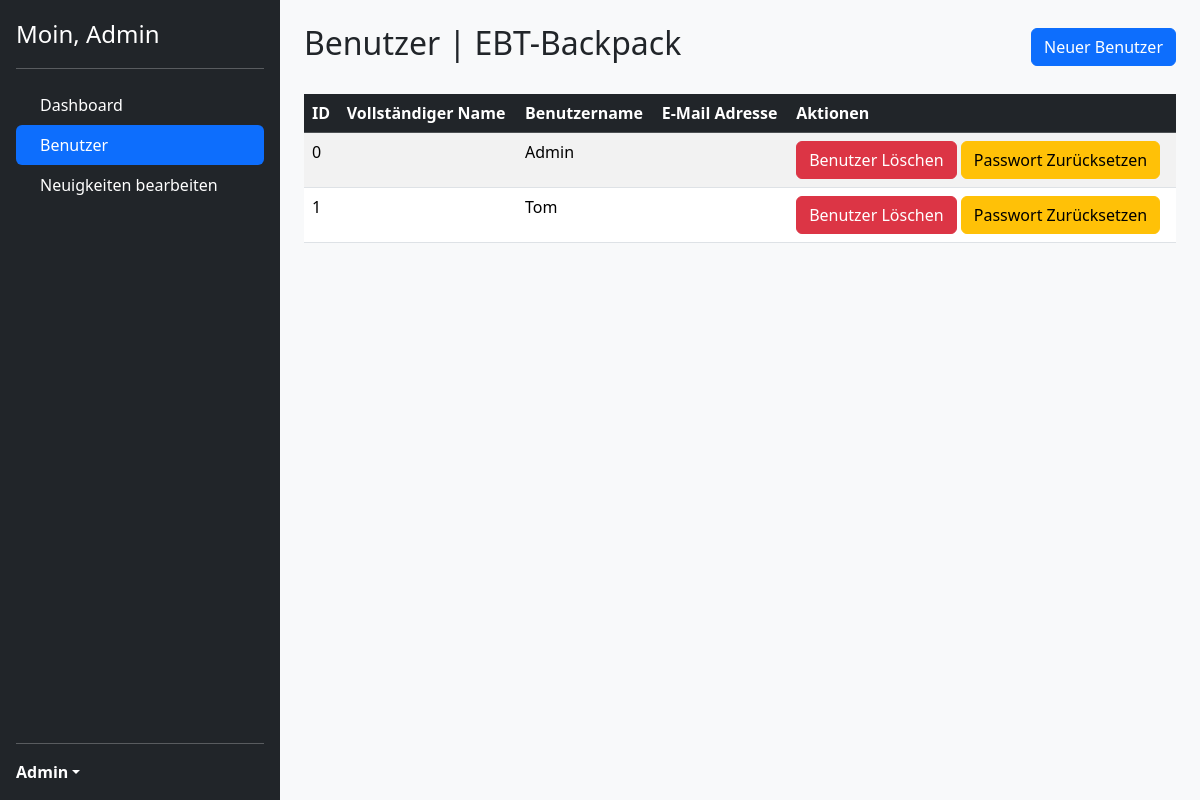
Page /admin/users (signed in) on the committed database.
### app.py (models this page shows)
class Admin_User(db.Model, UserMixin):
    __tablename__ = "Admin_Users"
    id = db.Column(db.Integer, primary_key=True)
    username = db.Column(db.String, unique=True, nullable=False)
    password = db.Column(db.String, nullable=False)

### app.py (the view)
@app.route('/admin/users')
@login_required
def users():
    username = current_user.username
    users = Admin_User.query.all()
    return render_template("manage-users.html", title="Benutzer | EBT-Backpack", users = users, username = username)

### app.py (called while the page is built)
@login_manager.user_loader
def load_user(user_id):
    return Admin_User.query.filter_by(id=user_id).first()

### app/templates/manage-users.html (shortened to what this page needs)
{% block content %}
<head>
  {{ bootstrap.load_css() }}
</head>
<body class="bg-light">
    <main class="d-flex">
        <div class="d-flex flex-column flex-shrink-0 p-3 text-white bg-dark" style="width: 280px; height: 100vh;">
            <a href="/" class="d-flex align-items-center mb-3 mb-md-0 me-md-auto text-white text-decoration-none">
                <span class="fs-4">Moin, {{username}}</span>
            </a>
            <hr>
            <ul class="nav nav-pills flex-column mb-auto">
                <li class="nav-item">
                    <a href="{{url_for('main.admin_dashboard')}}" class="nav-link text-white" aria-current="page">
                         Dashboard
                    </a>
                </li>
                <li>
                    <a href="{{url_for('main.users')}}" class="nav-link active">
                         Benutzer
                    </a>
                </li>
                <li>
                    <a href="{{url_for('main.manage_news')}}" class="nav-link text-white">
                         Neuigkeiten bearbeiten
                    </a>
                </li>
            </ul>
            <hr>
            <div class="dropdown">
                <a href="{{url_for('main.admin_dashboard')}}" class="d-flex align-items-center text-white text-decoration-none dropdown-toggle" id="dropdownUser1" data-bs-toggle="dropdown" aria-expanded="false">
                    <strong>{{username}}</strong>
                </a>
            </div>
        </div>
        <div class="flex-grow-1 p-4">
            <div class="d-flex justify-content-between align-items-center mb-4">
                <h2>{{title}}</h2>
                <a class="btn btn-primary" href="{{url_for('main.new_user')}}" role="button">Neuer Benutzer</a>
            </div>
            <div class="table-responsive">
                <table class="table table-striped table-hover">
                    <thead class="table-dark">
                        <tr>
                            <th scope="col">ID</th>
                            <th scope="col">Vollständiger Name</th>
                            <th scope="col">Benutzername</th>
                            <th scope="col">E-Mail Adresse</th>
                            <th scope="col">Aktionen</th>
                        </tr>
                    </thead>
                    <tbody>
                        {% for user in users %}
                        <tr>
                            <td>{{ user.id }}</td>
                            <td>{{ user.name }}</td>
                            <td>{{ user.username }}</td>
                            <td>{{ user.e_mail }}</td>
                            <td>
                                    <a class="btn btn-danger" href="{{url_for('main.check_user', user_id = user.id)}}" role="button">Benutzer Löschen</a>
                                    <a class="btn btn-warning" href="{{url_for('main.reset_password', user_id = user.id)}}" role="button">Passwort Zurücksetzen</a>
                            </td>
                        </tr>
                        {% endfor %}
                    </tbody>
                </table>
            </div>
        </div>
    </main>
</body>
{% endblock content %}

### rows in the picture
Admin_User: username "Admin", id "0"
Admin_User: id "1", username "Tom"

### other values in the picture
{{ title }} "Benutzer | EBT-Backpack"
